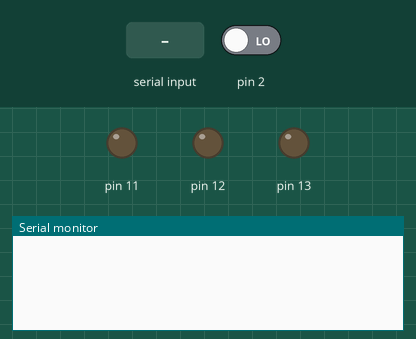
Recording of a sketch running on a simulated Arduino Uno, built with avr-gcc and run on an emulated ATmega328P. Shown: output pins drawn as LEDs (lit = HIGH), the last lines printed to the serial monitor. The test bench sets the inputs (shaded band); at power-on: pin 2 LOW.

Above: at 1.2 s.
1.3 s: "+\n" received over Serial
At 2.2 s:
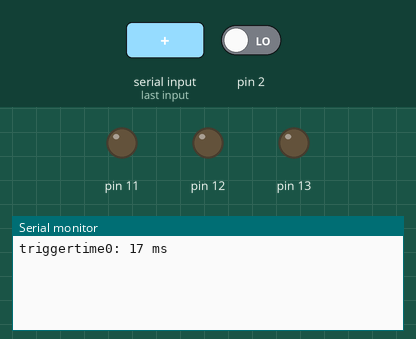
2.8 s: ">\n" received over Serial
At 3.4 s:
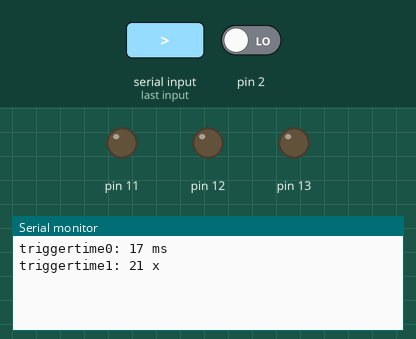

Measured:
- after the input at 1.3 s, the serial monitor: prints a new line at once (image 1)
- after the input at 2.8 s, the serial monitor: prints a new line at once (image 2)

The sketch:

singlecoil.ino
```cpp
#include <stdarg.h>

void p(char *fmt, ... ){
        char buf[128]; // resulting string limited to 128 chars
        va_list args;
        va_start (args, fmt );
        vsnprintf(buf, 128, fmt, args);
        va_end (args);
        Serial.print(buf);
}


#define TRIGGERTIME1 (16)
volatile unsigned char triggerTime0 = TRIGGERTIME1;
volatile unsigned char triggerTime1 = 20;
volatile unsigned char autoOffCnt0 = 0;
volatile unsigned char autoOffCnt1 = 0;

volatile unsigned long times[2]={0};

void setup()
{
  pinMode(13,OUTPUT);
  pinMode(12,OUTPUT);
  pinMode(11,OUTPUT);
  digitalWrite(13,LOW);
  digitalWrite(12,LOW);
  digitalWrite(11,LOW);
  attachInterrupt(0,lb0,CHANGE);
  Serial.begin(9600);
}

unsigned char cmd = 0;
void loop()
{
  bool busy = false;

  if(autoOffCnt0 > 0)
  {
    if(--autoOffCnt0 == 0)
    {
      digitalWrite(12,LOW);
    }
    busy = true;
  }

  if(autoOffCnt1 > 0)
  {
    if(--autoOffCnt1 == 0)
    {
      digitalWrite(11,LOW);
    }
    busy = true;
  }


  if(!busy && Serial.available())
  {
    unsigned char t = Serial.read();
    switch(t)
    {
    case '\n':
      switch(cmd)
      {
      case '+':
        ++triggerTime0;
        p("triggertime0: %d ms\n", triggerTime0);
        break;
      case '-':
        --triggerTime0;
        p("triggertime0: %d ms\n", triggerTime0);
        break;
      case '>':
        ++triggerTime1;
        p("triggertime1: %d x\n", triggerTime1);
        break;
      case '<':
        --triggerTime1;
        p("triggertime1: %d x\n", triggerTime1);
        break;
      case '?':
      {
        unsigned long delta = times[1] - times[0];
        p("triggertime0: %d ms\ntriggertime1: %d x\n%ld %ld %ld\n", triggerTime0,triggerTime1,times[0], times[1], delta);
      }  break;
      case 't':
        autoOffCnt0 = triggerTime0+1;
        p("triggered with %d ms\n", triggerTime0);
        digitalWrite(12,HIGH);
        break;
      default:
        p("%s\n","unknown command");
      }
      break;
    default:
      cmd = t;
    }
  }

  delay(1);
}


void lb0()
{
  if(digitalRead(3) == HIGH)
  {
    times[1] = micros();

    unsigned long d = times[1]-times[0];

    unsigned long off = (d*20)/1000;
    autoOffCnt1 = off;
    digitalWrite(11,HIGH);
 }
  else
  {
    times[0] = micros();
  }
}
```
